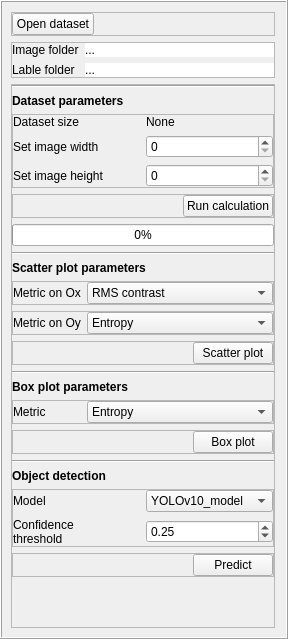
        <widget class="QFrame" name="frame_signal_file">
         <property name="sizePolicy">
          <sizepolicy hsizetype="Expanding" vsizetype="Expanding">
           <horstretch>0</horstretch>
           <verstretch>0</verstretch>
          </sizepolicy>
         </property>
         <property name="maximumSize">
          <size>
           <width>16777215</width>
           <height>16777215</height>
          </size>
         </property>
         <property name="frameShape">
          <enum>QFrame::Box</enum>
         </property>
         <property name="frameShadow">
          <enum>QFrame::Raised</enum>
         </property>
         <layout class="QVBoxLayout" name="verticalLayout_19" stretch="0,0,0">
          <property name="leftMargin">
           <number>9</number>
          </property>
          <property name="topMargin">
           <number>10</number>
          </property>
          <property name="bottomMargin">
           <number>9</number>
          </property>
          <item>
           <widget class="QFrame" name="frame_12">
            <property name="styleSheet">
             <string notr="true"/>
            </property>
            <property name="frameShape">
             <enum>QFrame::StyledPanel</enum>
            </property>
            <property name="frameShadow">
             <enum>QFrame::Raised</enum>
            </property>
            <property name="lineWidth">
             <number>0</number>
            </property>
            <layout class="QHBoxLayout" name="horizontalLayout_2">
             <property name="leftMargin">
              <number>0</number>
             </property>
             <property name="topMargin">
              <number>0</number>
             </property>
             <property name="rightMargin">
              <number>0</number>
             </property>
             <property name="bottomMargin">
              <number>0</number>
             </property>
             <item>
              <widget class="QPushButton" name="pushButton_open_dataset">
               <property name="text">
                <string>Open dataset</string>
               </property>
              </widget>
             </item>
             <item>
              <spacer name="horizontalSpacer_4">
               <property name="orientation">
                <enum>Qt::Horizontal</enum>
               </property>
               <property name="sizeHint" stdset="0">
                <size>
                 <width>40</width>
                 <height>20</height>
                </size>
               </property>
              </spacer>
             </item>
            </layout>
           </widget>
          </item>
          <item>
           <widget class="QFrame" name="frame_18">
            <property name="frameShape">
             <enum>QFrame::StyledPanel</enum>
            </property>
            <property name="frameShadow">
             <enum>QFrame::Raised</enum>
            </property>
            <layout class="QGridLayout" name="gridLayout_3" columnstretch="0,1">
             <property name="leftMargin">
              <number>0</number>
             </property>
             <property name="topMargin">
              <number>0</number>
             </property>
             <property name="rightMargin">
              <number>0</number>
             </property>
             <property name="bottomMargin">
              <number>0</number>
             </property>
             <item row="0" column="0">
              <widget class="QLabel" name="label_3">
               <property name="text">
                <string>Image folder</string>
               </property>
              </widget>
             </item>
             <item row="1" column="0">
              <widget class="QLabel" name="label_5">
               <property name="text">
                <string>Lable folder</string>
               </property>
              </widget>
             </item>
             <item row="0" column="1">
              <widget class="QPushButton" name="pushButton_images_folder">
               <property name="styleSheet">
                <string notr="true">        border: none;
        background-color: rgb(255, 255, 255);
        text-align: left</string>
               </property>
               <property name="text">
                <string>...</string>
               </property>
               <property name="autoDefault">
                <bool>false</bool>
               </property>
               <property name="default">
                <bool>false</bool>
               </property>
               <property name="flat">
                <bool>false</bool>
               </property>
              </widget>
             </item>
             <item row="1" column="1">
              <widget class="QPushButton" name="pushButton_labels_folder">
               <property name="styleSheet">
                <string notr="true">        border: none;
        background-color: rgb(255, 255, 255);
        text-align: left</string>
               </property>
               <property name="text">
                <string>...</string>
               </property>
               <property name="autoDefault">
                <bool>false</bool>
               </property>
               <property name="default">
                <bool>false</bool>
               </property>
               <property name="flat">
                <bool>false</bool>
               </property>
              </widget>
             </item>
            </layout>
           </widget>
          </item>
          <item>
           <widget class="QFrame" name="frame_15">
            <property name="frameShape">
             <enum>QFrame::StyledPanel</enum>
            </property>
            <property name="frameShadow">
             <enum>QFrame::Raised</enum>
            </property>
            <layout class="QVBoxLayout" name="verticalLayout_8">
             <property name="leftMargin">
              <number>0</number>
             </property>
             <property name="topMargin">
              <number>0</number>
             </property>
             <property name="rightMargin">
              <number>0</number>
             </property>
             <property name="bottomMargin">
              <number>10</number>
             </property>
             <item>
              <widget class="Line" name="line">
               <property name="orientation">
                <enum>Qt::Horizontal</enum>
               </property>
              </widget>
             </item>
             <item>
              <widget class="QLabel" name="label_15">
               <property name="font">
                <font>
                 <weight>75</weight>
                 <bold>true</bold>
                </font>
               </property>
               <property name="text">
                <string>Dataset parameters</string>
               </property>
              </widget>
             </item>
             <item>
              <widget class="QFrame" name="frame_17">
               <property name="frameShape">
                <enum>QFrame::StyledPanel</enum>
               </property>
               <property name="frameShadow">
                <enum>QFrame::Raised</enum>
               </property>
               <layout class="QGridLayout" name="gridLayout_2">
                <property name="leftMargin">
                 <number>0</number>
                </property>
                <property name="topMargin">
                 <number>0</number>
                </property>
                <property name="rightMargin">
                 <number>0</number>
                </property>
                <property name="bottomMargin">
                 <number>0</number>
                </property>
                <item row="1" column="1">
                 <widget class="QSpinBox" name="spinBox_image_width">
                  <property name="maximum">
                   <number>100000000</number>
                  </property>
                  <property name="value">
                   <number>0</number>
                  </property>
                 </widget>
                </item>
                <item row="0" column="0">
                 <widget class="QLabel" name="label_42">
                  <property name="text">
                   <string>Dataset size</string>
                  </property>
                 </widget>
                </item>
                <item row="1" column="0">
                 <widget class="QLabel" name="label_55">
                  <property name="text">
                   <string>Set image width</string>
                  </property>
                 </widget>
                </item>
                <item row="0" column="1">
                 <widget class="QLabel" name="label_data_size">
                  <property name="text">
                   <string>None</string>
                  </property>
                 </widget>
                </item>
                <item row="2" column="0">
                 <widget class="QLabel" name="label_56">
                  <property name="text">
                   <string>Set image height</string>
                  </property>
                 </widget>
                </item>
                <item row="2" column="1">
                 <widget class="QSpinBox" name="spinBox_image_height">
                  <property name="maximum">
                   <number>100000000</number>
                  </property>
                  <property name="value">
                   <number>0</number>
                  </property>
                 </widget>
                </item>
               </layout>
              </widget>
             </item>
             <item>
              <widget class="QFrame" name="frame_5">
               <property name="frameShape">
                <enum>QFrame::StyledPanel</enum>
               </property>
               <property name="frameShadow">
                <enum>QFrame::Raised</enum>
               </property>
               <layout class="QHBoxLayout" name="horizontalLayout_10">
                <property name="leftMargin">
                 <number>0</number>
                </property>
                <property name="topMargin">
                 <number>0</number>
                </property>
                <property name="rightMargin">
                 <number>0</number>
                </property>
                <property name="bottomMargin">
                 <number>0</number>
                </property>
                <item>
                 <spacer name="horizontalSpacer_7">
                  <property name="orientation">
                   <enum>Qt::Horizontal</enum>
                  </property>
                  <property name="sizeHint" stdset="0">
                   <size>
                    <width>40</width>
                    <height>20</height>
                   </size>
                  </property>
                 </spacer>
                </item>
                <item>
                 <widget class="QPushButton" name="pushButton_run_cal">
                  <property name="styleSheet">
                   <string notr="true"/>
                  </property>
                  <property name="text">
                   <string>Run calculation</string>
                  </property>
                 </widget>
                </item>
               </layout>
              </widget>
             </item>
             <item>
              <widget class="QProgressBar" name="progressBar">
               <property name="value">
                <number>0</number>
               </property>
              </widget>
             </item>
             <item>
              <widget class="Line" name="line_2">
               <property name="orientation">
                <enum>Qt::Horizontal</enum>
               </property>
              </widget>
             </item>
             <item>
              <widget class="QLabel" name="label_17">
               <property name="font">
                <font>
                 <weight>75</weight>
                 <bold>true</bold>
                </font>
               </property>
               <property name="text">
                <string>Scatter plot parameters</string>
               </property>
              </widget>
             </item>
             <item>
              <widget class="QFrame" name="frame_23">
               <property name="frameShape">
                <enum>QFrame::StyledPanel</enum>
               </property>
               <property name="frameShadow">
                <enum>QFrame::Raised</enum>
               </property>
               <layout class="QGridLayout" name="gridLayout_11" columnstretch="0,0">
                <property name="leftMargin">
                 <number>0</number>
                </property>
                <property name="topMargin">
                 <number>0</number>
                </property>
                <property name="rightMargin">
                 <number>0</number>
                </property>
                <property name="bottomMargin">
                 <number>0</number>
                </property>
                <item row="1" column="1">
                 <widget class="QComboBox" name="comboBox_scatter_ox">
                  <item>
                   <property name="text">
                    <string>RMS contrast</string>
                   </property>
                  </item>
                  <item>
                   <property name="text">
                    <string>Entropy</string>
                   </property>
                  </item>
                  <item>
                   <property name="text">
                    <string>SII</string>
                   </property>
                  </item>
                  <item>
                   <property name="text">
                    <string>Negentropy</string>
                   </property>
                  </item>
                  <item>
                   <property name="text">
                    <string>Kullback–Leibler divergence</string>
                   </property>
                  </item>
                  <item>
                   <property name="text">
                    <string>HFM</string>
                   </property>
                  </item>
                  <item>
                   <property name="text">
                    <string>HS</string>
                   </property>
                  </item>
                  <item>
                   <property name="text">
                    <string>Kurtosis</string>
                   </property>
                  </item>
                  <item>
                   <property name="text">
                    <string>Homogeneity</string>
                   </property>
                  </item>
                  <item>
                   <property name="text">
                    <string>Dissimilarity</string>
                   </property>
                  </item>
                  <item>
                   <property name="text">
                    <string>Intra CD</string>
                   </property>
                  </item>
                  <item>
                   <property name="text">
                    <string>Intra VS</string>
                   </property>
                  </item>
                 </widget>
                </item>
                <item row="1" column="0">
                 <widget class="QLabel" name="label_49">
                  <property name="text">
                   <string>Metric on Ox</string>
                  </property>
                 </widget>
                </item>
               </layout>
              </widget>
             </item>
             <item>
              <widget class="QFrame" name="frame_21">
               <property name="frameShape">
                <enum>QFrame::StyledPanel</enum>
               </property>
               <property name="frameShadow">
                <enum>QFrame::Raised</enum>
               </property>
               <layout class="QGridLayout" name="gridLayout_9">
                <property name="leftMargin">
                 <number>0</number>
                </property>
                <property name="topMargin">
                 <number>0</number>
                </property>
                <property name="rightMargin">
                 <number>0</number>
                </property>
                <property name="bottomMargin">
                 <number>0</number>
                </property>
                <item row="0" column="1">
                 <widget class="QComboBox" name="comboBox_scatter_oy">
                  <item>
                   <property name="text">
                    <string>Entropy</string>
                   </property>
                  </item>
                  <item>
                   <property name="text">
                    <string>SII</string>
                   </property>
                  </item>
                  <item>
                   <property name="text">
                    <string>Negentropy</string>
                   </property>
                  </item>
                  <item>
                   <property name="text">
                    <string>Kullback–Leibler divergence</string>
                   </property>
                  </item>
                  <item>
                   <property name="text">
                    <string>HFM</string>
                   </property>
                  </item>
                  <item>
                   <property name="text">
                    <string>HS</string>
                   </property>
                  </item>
                  <item>
                   <property name="text">
                    <string>Kurtosis</string>
                   </property>
                  </item>
                  <item>
                   <property name="text">
                    <string>RMS contrast</string>
                   </property>
                  </item>
                  <item>
                   <property name="text">
                    <string>Homogeneity</string>
                   </property>
                  </item>
                  <item>
                   <property name="text">
                    <string>Dissimilarity</string>
                   </property>
                  </item>
                  <item>
                   <property name="text">
                    <string>Intra CD</string>
                   </property>
                  </item>
                  <item>
                   <property name="text">
                    <string>Intra VS</string>
                   </property>
                  </item>
                 </widget>
                </item>
                <item row="0" column="0">
                 <widget class="QLabel" name="label_50">
                  <property name="text">
                   <string>Metric on Oy</string>
                  </property>
                 </widget>
                </item>
               </layout>
              </widget>
             </item>
             <item>
              <widget class="QFrame" name="frame_4">
               <property name="frameShape">
                <enum>QFrame::StyledPanel</enum>
               </property>
               <property name="frameShadow">
                <enum>QFrame::Raised</enum>
               </property>
               <layout class="QHBoxLayout" name="horizontalLayout_9">
                <property name="leftMargin">
                 <number>0</number>
                </property>
                <property name="topMargin">
                 <number>0</number>
                </property>
                <property name="rightMargin">
                 <number>0</number>
                </property>
                <property name="bottomMargin">
                 <number>0</number>
                </property>
                <item>
                 <spacer name="horizontalSpacer_6">
                  <property name="orientation">
                   <enum>Qt::Horizontal</enum>
                  </property>
                  <property name="sizeHint" stdset="0">
                   <size>
                    <width>40</width>
                    <height>20</height>
                   </size>
                  </property>
                 </spacer>
                </item>
                <item>
                 <widget class="QPushButton" name="pushButton_scatter_plot">
                  <property name="styleSheet">
                   <string notr="true"/>
                  </property>
                  <property name="text">
                   <string>Scatter plot</string>
                  </property>
                 </widget>
                </item>
               </layout>
              </widget>
             </item>
             <item>
              <widget class="Line" name="line_3">
               <property name="orientation">
                <enum>Qt::Horizontal</enum>
               </property>
              </widget>
             </item>
             <item>
              <widget class="QLabel" name="label_18">
               <property name="font">
                <font>
                 <weight>75</weight>
                 <bold>true</bold>
                </font>
               </property>
               <property name="text">
                <string>Box plot parameters</string>
               </property>
              </widget>
             </item>
             <item>
              <widget class="QFrame" name="frame_22">
               <property name="frameShape">
                <enum>QFrame::StyledPanel</enum>
               </property>
               <property name="frameShadow">
                <enum>QFrame::Raised</enum>
               </property>
               <layout class="QGridLayout" name="gridLayout_10">
                <property name="leftMargin">
                 <number>0</number>
                </property>
                <property name="topMargin">
                 <number>0</number>
                </property>
                <property name="rightMargin">
                 <number>0</number>
                </property>
                <property name="bottomMargin">
                 <number>0</number>
                </property>
                <item row="1" column="0">
                 <widget class="QLabel" name="label_51">
                  <property name="text">
                   <string>Metric</string>
                  </property>
                 </widget>
                </item>
                <item row="1" column="1">
                 <widget class="QComboBox" name="comboBox_box_metrics">
                  <item>
                   <property name="text">
                    <string>Entropy</string>
                   </property>
                  </item>
                  <item>
                   <property name="text">
                    <string>SII</string>
                   </property>
                  </item>
                  <item>
                   <property name="text">
                    <string>Negentropy</string>
                   </property>
                  </item>
                  <item>
                   <property name="text">
                    <string>Kullback–Leibler divergence</string>
                   </property>
                  </item>
                  <item>
                   <property name="text">
                    <string>HFM</string>
                   </property>
                  </item>
                  <item>
                   <property name="text">
                    <string>HS</string>
                   </property>
                  </item>
                  <item>
                   <property name="text">
                    <string>Kurtosis</string>
                   </property>
                  </item>
                  <item>
                   <property name="text">
                    <string>RMS contrast</string>
                   </property>
                  </item>
                  <item>
                   <property name="text">
                    <string>Homogeneity</string>
                   </property>
                  </item>
                  <item>
                   <property name="text">
                    <string>Dissimilarity</string>
                   </property>
                  </item>
                  <item>
                   <property name="text">
                    <string>Intra CD</string>
                   </property>
                  </item>
                  <item>
                   <property name="text">
                    <string>Intra VS</string>
                   </property>
                  </item>
                 </widget>
                </item>
               </layout>
              </widget>
             </item>
             <item>
              <widget class="QFrame" name="frame_2">
               <property name="frameShape">
                <enum>QFrame::StyledPanel</enum>
               </property>
               <property name="frameShadow">
                <enum>QFrame::Raised</enum>
               </property>
               <layout class="QHBoxLayout" name="horizontalLayout_7">
                <property name="leftMargin">
                 <number>0</number>
                </property>
                <property name="topMargin">
                 <number>0</number>
                </property>
                <property name="rightMargin">
                 <number>0</number>
                </property>
                <property name="bottomMargin">
                 <number>0</number>
                </property>
                <item>
                 <spacer name="horizontalSpacer_5">
                  <property name="orientation">
                   <enum>Qt::Horizontal</enum>
                  </property>
                  <property name="sizeHint" stdset="0">
                   <size>
                    <width>40</width>
                    <height>20</height>
                   </size>
                  </property>
                 </spacer>
                </item>
                <item>
                 <widget class="QPushButton" name="pushButton_box_plot">
                  <property name="styleSheet">
                   <string notr="true"/>
                  </property>
                  <property name="text">
                   <string>Box plot</string>
                  </property>
                  <property name="flat">
                   <bool>false</bool>
                  </property>
                 </widget>
                </item>
               </layout>
              </widget>
             </item>
             <item>
              <widget class="Line" name="line_4">
               <property name="orientation">
                <enum>Qt::Horizontal</enum>
               </property>
              </widget>
             </item>
             <item>
              <widget class="QLabel" name="label_19">
               <property name="font">
                <font>
                 <weight>75</weight>
                 <bold>true</bold>
                </font>
               </property>
               <property name="text">
                <string>Object detection</string>
               </property>
              </widget>
             </item>
             <item>
              <widget class="QFrame" name="frame_24">
               <property name="frameShape">
                <enum>QFrame::StyledPanel</enum>
               </property>
               <property name="frameShadow">
                <enum>QFrame::Raised</enum>
               </property>
               <layout class="QGridLayout" name="gridLayout_12">
                <property name="leftMargin">
                 <number>0</number>
                </property>
                <property name="topMargin">
                 <number>0</number>
                </property>
                <property name="rightMargin">
                 <number>0</number>
                </property>
                <property name="bottomMargin">
                 <number>0</number>
                </property>
                <item row="1" column="1">
                 <widget class="QComboBox" name="comboBox_model">
                  <item>
                   <property name="text">
                    <string>YOLOv10_model</string>
                   </property>
                  </item>
                  <item>
                   <property name="text">
                    <string>RT-DETR_model</string>
                   </property>
                  </item>
                  <item>
                   <property name="text">
                    <string>Hybrid_model</string>
                   </property>
                  </item>
                 </widget>
                </item>
                <item row="1" column="0">
                 <widget class="QLabel" name="label_52">
                  <property name="text">
                   <string>Model</string>
                  </property>
                 </widget>
                </item>
                <item row="2" column="0">
                 <widget class="QLabel" name="label_57">
                  <property name="text">
                   <string>Confidence
threshold</string>
                  </property>
                 </widget>
                </item>
                <item row="2" column="1">
                 <widget class="QDoubleSpinBox" name="doubleSpinBox_conf_th">
                  <property name="maximum">
                   <double>1.000000000000000</double>
                  </property>
                  <property name="singleStep">
                   <double>0.100000000000000</double>
                  </property>
                  <property name="value">
                   <double>0.250000000000000</double>
                  </property>
                 </widget>
                </item>
               </layout>
              </widget>
             </item>
             <item>
              <widget class="QFrame" name="frame_7">
               <property name="frameShape">
                <enum>QFrame::StyledPanel</enum>
               </property>
               <property name="frameShadow">
                <enum>QFrame::Raised</enum>
               </property>
               <layout class="QHBoxLayout" name="horizontalLayout_11">
                <property name="leftMargin">
                 <number>0</number>
                </property>
                <property name="topMargin">
                 <number>0</number>
                </property>
                <property name="rightMargin">
                 <number>0</number>
                </property>
                <property name="bottomMargin">
                 <number>0</number>
                </property>
                <item>
                 <spacer name="horizontalSpacer_8">
                  <property name="orientation">
                   <enum>Qt::Horizontal</enum>
                  </property>
                  <property name="sizeHint" stdset="0">
                   <size>
                    <width>40</width>
                    <height>20</height>
                   </size>
                  </property>
                 </spacer>
                </item>
                <item>
                 <widget class="QPushButton" name="pushButton_predict">
                  <property name="styleSheet">
                   <string notr="true"/>
                  </property>
                  <property name="text">
                   <string>Predict</string>
                  </property>
                  <property name="flat">
                   <bool>false</bool>
                  </property>
                 </widget>
                </item>
               </layout>
              </widget>
             </item>
             <item>
              <spacer name="verticalSpacer_2">
               <property name="orientation">
                <enum>Qt::Vertical</enum>
               </property>
               <property name="sizeHint" stdset="0">
                <size>
                 <width>20</width>
                 <height>40</height>
                </size>
               </property>
              </spacer>
             </item>
            </layout>
           </widget>
          </item>
         </layout>
        </widget>
